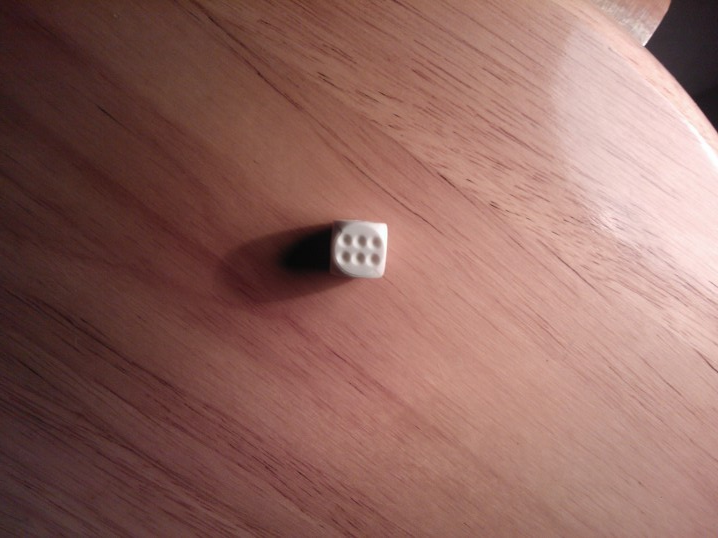
#> input picture img/sample_6_dash.jpg, 718 x 538 px
$ python imporved.py   (older library calls are emulated)
#> lines starting #> are read from the running program, lines starting #| are printed output that depends on the picture
import cv2
import math
import numpy as np

d_red = cv2.cv.RGB(150, 55, 65)
l_red = cv2.cv.RGB(250, 200, 200)

orig = cv2.imread("img/sample_6_dash.jpg")
#> orig is the input picture: shape (538, 718, 3); mean B, G, R 95.5, 103, 144.3
img = orig.copy()
img2 = cv2.cvtColor(img, cv2.COLOR_BGR2GRAY)
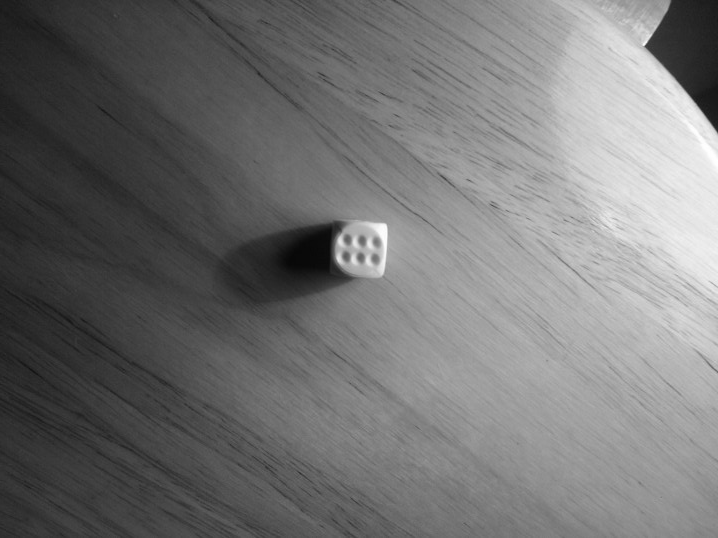
#> img2: shape (538, 718); min 7, max 255, mean 114.5

#> (the run stopped early here; a loop or call above may not have finished)

$ run again, with img/sample_1.jpg copied over img/sample_6_dash.jpg
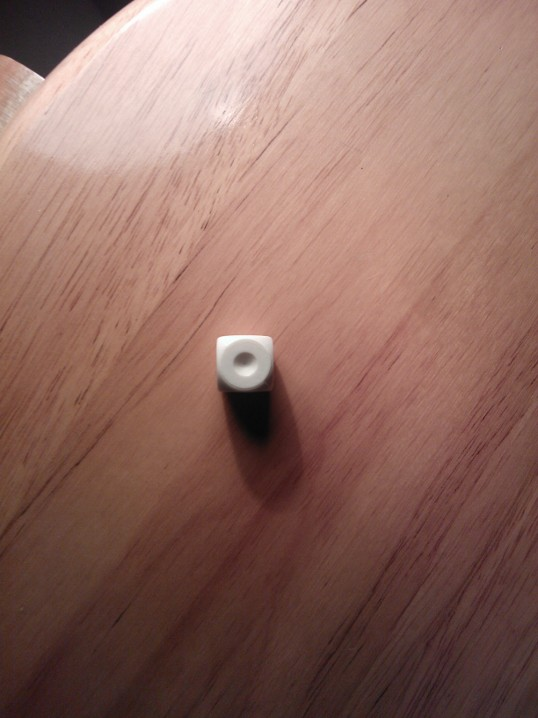
#> input picture img/sample_1.jpg, 538 x 718 px
#> orig is the input picture: shape (718, 538, 3); mean B, G, R 97.1, 106.9, 143.6
#> `img2 = cv2.cvtColor(img, cv2.COLOR_BGR2GRAY)`:
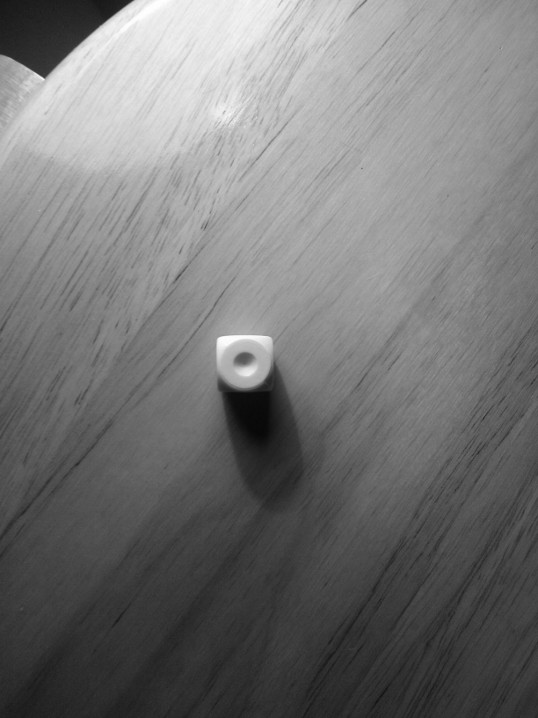
#> img2: shape (718, 538); min 7, max 255, mean 116.7
